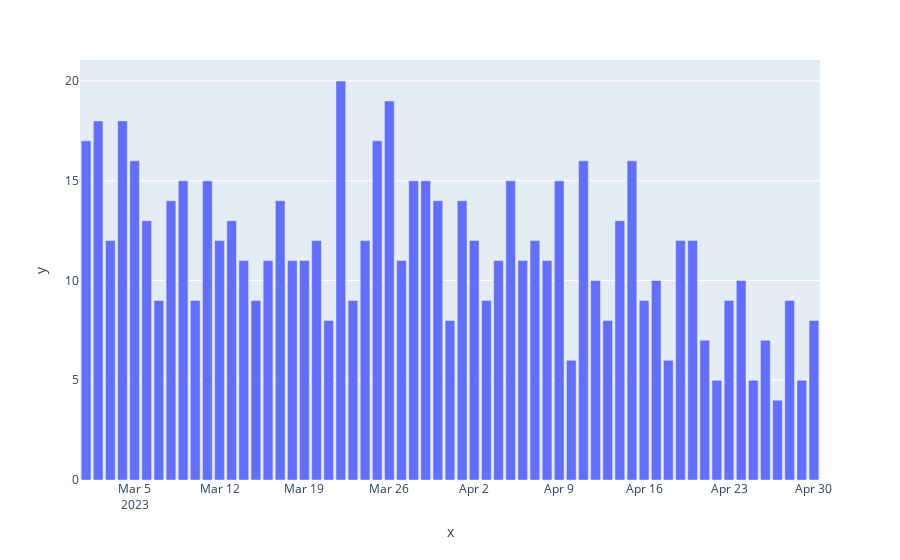

This figure's notebook cell:
### Code cell
px.bar(x = list(dist_employee_firstday.index), y = dist_employee_firstday['employee_id'])
